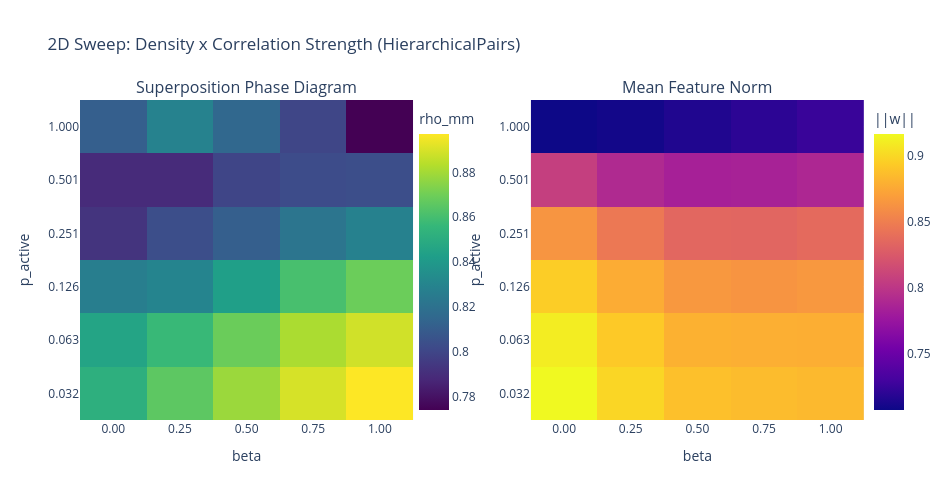

Notebook cell for this chart:
### Code cell
# The heatmaps show how superposition and feature norms vary across
# the (p_active, beta) grid. With 6 features packed into 3 hidden dims,
# superposition stays high throughout, but its magnitude shifts with
# both density and correlation strength.
p_labels = [f"{v:.3f}" for v in p_active_axis.values]
b_labels = [f"{v:.2f}" for v in beta_axis.values]

fig_phase = make_subplots(
    rows=1,
    cols=2,
    subplot_titles=["Superposition Phase Diagram", "Mean Feature Norm"],
    horizontal_spacing=0.15,
)

fig_phase.add_trace(
    go.Heatmap(
        z=superposition_map,
        x=b_labels,
        y=p_labels,
        colorscale="Viridis",
        colorbar=dict(title="rho_mm", x=0.42),
    ),
    row=1,
    col=1,
)
fig_phase.add_trace(
    go.Heatmap(
        z=mean_norm_map,
        x=b_labels,
        y=p_labels,
        colorscale="Plasma",
        colorbar=dict(title="||w||", x=1.0),
    ),
    row=1,
    col=2,
)

fig_phase.update_yaxes(title_text="p_active", row=1, col=1)
fig_phase.update_yaxes(title_text="p_active", row=1, col=2)
fig_phase.update_xaxes(title_text="beta", row=1, col=1)
fig_phase.update_xaxes(title_text="beta", row=1, col=2)
fig_phase.update_layout(
    title_text="2D Sweep: Density x Correlation Strength (HierarchicalPairs)",
    height=500,
    width=950,
)
fig_phase.show()


# ============================================================================
# Part 3: Grid Slicing -- Comparing Specific Models
# ============================================================================

### Figure 1 — Plotly figure (JSON) as saved in the notebook; plotly's stock layout.template omitted (floating-point values rounded to 4 significant figures)
{"data": [{"colorbar": {"title": {"text": "rho_mm"}, "x": 0.42}, "colorscale": [[0.0, "#440154"], [0.1111, "#482878"], [0.2222, "#3e4989"], [0.3333, "#31688e"], [0.4444, "#26828e"], [0.5556, "#1f9e89"], [0.6667, "#35b779"], [0.7778, "#6ece58"], [0.8889, "#b5de2b"], [1.0, "#fde725"]], "type": "heatmap", "x": ["0.00", "0.25", "0.50", "0.75", "1.00"], "xaxis": "x", "y": ["0.032", "0.063", "0.126", "0.251", "0.501", "1.000"], "yaxis": "y", "z": [[0.8517, 0.8657, 0.8784, 0.8897, 0.8971], [0.8455, 0.8567, 0.8688, 0.8816, 0.8885], [0.8266, 0.8297, 0.8429, 0.8606, 0.8691], [0.7926, 0.8035, 0.8112, 0.8217, 0.8281], [0.7891, 0.789, 0.7998, 0.8027, 0.8036], [0.8113, 0.8289, 0.8151, 0.8001, 0.774]]}, {"colorbar": {"title": {"text": "||w||"}, "x": 1.0}, "colorscale": [[0.0, "#0d0887"], [0.1111, "#46039f"], [0.2222, "#7201a8"], [0.3333, "#9c179e"], [0.4444, "#bd3786"], [0.5556, "#d8576b"], [0.6667, "#ed7953"], [0.7778, "#fb9f3a"], [0.8889, "#fdca26"], [1.0, "#f0f921"]], "type": "heatmap", "x": ["0.00", "0.25", "0.50", "0.75", "1.00"], "xaxis": "x2", "y": ["0.032", "0.063", "0.126", "0.251", "0.501", "1.000"], "yaxis": "y2", "z": [[0.9162, 0.8991, 0.8874, 0.8853, 0.8841], [0.9104, 0.8923, 0.8797, 0.8783, 0.878], [0.8946, 0.8767, 0.8652, 0.8632, 0.8654], [0.8634, 0.8455, 0.8343, 0.8333, 0.8366], [0.8062, 0.7903, 0.7836, 0.7847, 0.7888], [0.7072, 0.7096, 0.7149, 0.7199, 0.725]]}], "layout": {"annotations": [{"font": {"size": 16}, "showarrow": false, "text": "Superposition Phase Diagram", "x": 0.2125, "xanchor": "center", "xref": "paper", "y": 1.0, "yanchor": "bottom", "yref": "paper"}, {"font": {"size": 16}, "showarrow": false, "text": "Mean Feature Norm", "x": 0.7875, "xanchor": "center", "xref": "paper", "y": 1.0, "yanchor": "bottom", "yref": "paper"}], "height": 500, "title": {"text": "2D Sweep: Density x Correlation Strength (HierarchicalPairs)"}, "width": 950, "xaxis": {"anchor": "y", "domain": [0.0, 0.425], "title": {"text": "beta"}}, "xaxis2": {"anchor": "y2", "domain": [0.575, 1.0], "title": {"text": "beta"}}, "yaxis": {"anchor": "x", "domain": [0.0, 1.0], "title": {"text": "p_active"}}, "yaxis2": {"anchor": "x2", "domain": [0.0, 1.0], "title": {"text": "p_active"}}}}
